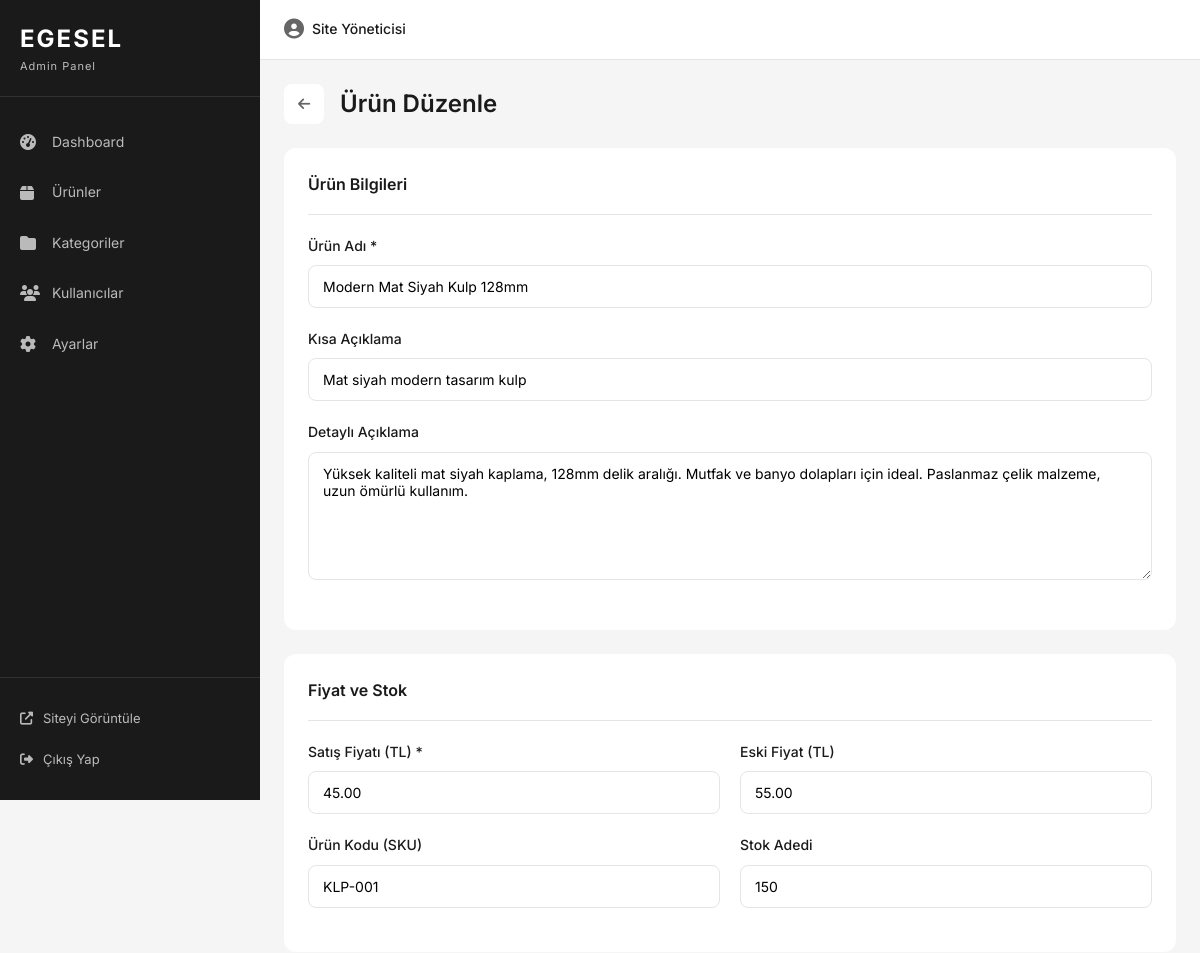
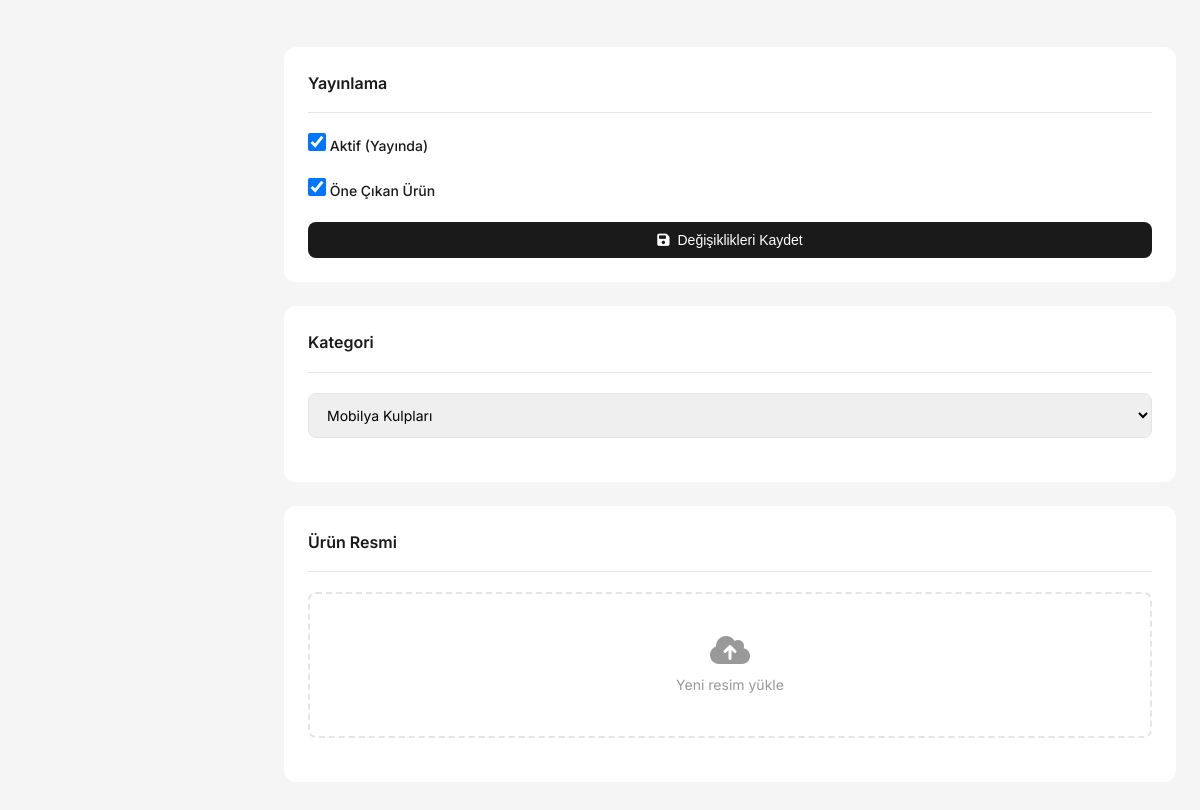
Screenshot of /admin/urun-duzenle.php?id=1 (signed in) with the database file from the repository (2 pictures, top to bottom).
### tables this page shows
CREATE TABLE IF NOT EXISTS products (
    id INT AUTO_INCREMENT PRIMARY KEY,
    name VARCHAR(255) NOT NULL,
    slug VARCHAR(255) NOT NULL UNIQUE,
    description TEXT,
    short_description VARCHAR(500),
    price DECIMAL(10, 2) NOT NULL,
    old_price DECIMAL(10, 2) DEFAULT NULL,
    sku VARCHAR(50) UNIQUE,
    stock INT DEFAULT 0,
    category_id INT,
    image VARCHAR(255),
    images TEXT,
    is_featured TINYINT(1) DEFAULT 0,
    is_active TINYINT(1) DEFAULT 1,
    view_count INT DEFAULT 0,
    created_at TIMESTAMP DEFAULT CURRENT_TIMESTAMP,
    updated_at TIMESTAMP DEFAULT CURRENT_TIMESTAMP ON UPDATE CURRENT_TIMESTAMP,
    FOREIGN KEY (category_id) REFERENCES categories(id) ON DELETE SET NULL
);

CREATE TABLE IF NOT EXISTS categories (
    id INT AUTO_INCREMENT PRIMARY KEY,
    name VARCHAR(100) NOT NULL,
    slug VARCHAR(100) NOT NULL UNIQUE,
    description TEXT,
    image VARCHAR(255),
    parent_id INT DEFAULT NULL,
    sort_order INT DEFAULT 0,
    is_active TINYINT(1) DEFAULT 1,
    created_at TIMESTAMP DEFAULT CURRENT_TIMESTAMP,
    updated_at TIMESTAMP DEFAULT CURRENT_TIMESTAMP ON UPDATE CURRENT_TIMESTAMP,
    FOREIGN KEY (parent_id) REFERENCES categories(id) ON DELETE SET NULL
);

### includes/functions.php (called while the page is built, shortened)
<?php
function e($string) {
    return htmlspecialchars($string, ENT_QUOTES, 'UTF-8');
}
?>

### admin/urun-duzenle.php (the view, shortened to what this page needs)
<?php
require_once 'includes/header.php';
$id = isset($_GET['id']) ? (int)$_GET['id'] : 0;
$stmt = $db->prepare("SELECT * FROM products WHERE id = ?");
$stmt->execute([$id]);
$product = $stmt->fetch();
$stmt = $db->query("SELECT * FROM categories WHERE is_active = 1 ORDER BY name");
$allCategories = $stmt->fetchAll();
?>
<div class="page-header">
    <div class="page-header-left">
        <a href="urunler.php" class="back-link"><i class="fas fa-arrow-left"></i></a>
        <h1>Ürün Düzenle</h1>
    </div>
</div>
<form method="POST" action="" enctype="multipart/form-data" class="admin-form">
    <div class="form-grid">
        <div class="form-main">
            <div class="admin-card">
                <h3>Ürün Bilgileri</h3>
                <div class="form-group">
                    <label for="name">Ürün Adı *</label>
                    <input type="text" id="name" name="name" required
                           value="<?php echo e($product['name']); ?>">
                </div>
                <div class="form-group">
                    <label for="short_description">Kısa Açıklama</label>
                    <input type="text" id="short_description" name="short_description" maxlength="500"
                           value="<?php echo e($product['short_description']); ?>">
                </div>
                <div class="form-group">
                    <label for="description">Detaylı Açıklama</label>
                    <textarea id="description" name="description" rows="6"><?php echo e($product['description']); ?></textarea>
                </div>
            </div>
            <div class="admin-card">
                <h3>Fiyat ve Stok</h3>
                <div class="form-row">
                    <div class="form-group">
                        <label for="price">Satış Fiyatı (TL) *</label>
                        <input type="number" id="price" name="price" step="0.01" min="0" required
                               value="<?php echo e($product['price']); ?>">
                    </div>
                    <div class="form-group">
                        <label for="old_price">Eski Fiyat (TL)</label>
                        <input type="number" id="old_price" name="old_price" step="0.01" min="0"
                               value="<?php echo e($product['old_price']); ?>">
                    </div>
                </div>
                <div class="form-row">
                    <div class="form-group">
                        <label for="sku">Ürün Kodu (SKU)</label>
                        <input type="text" id="sku" name="sku"
                               value="<?php echo e($product['sku']); ?>">
                    </div>
                    <div class="form-group">
                        <label for="stock">Stok Adedi</label>
                        <input type="number" id="stock" name="stock" min="0"
                               value="<?php echo e($product['stock']); ?>">
                    </div>
                </div>
            </div>
        </div>
        <div class="form-sidebar">
            <div class="admin-card">
                <h3>Yayınlama</h3>
                <div class="form-group">
                    <label class="checkbox-label">
                        <input type="checkbox" name="is_active" value="1" <?php echo $product['is_active'] ? 'checked' : ''; ?>>
                        <span>Aktif (Yayında)</span>
                    </label>
                </div>
                <div class="form-group">
                    <label class="checkbox-label">
                        <input type="checkbox" name="is_featured" value="1" <?php echo $product['is_featured'] ? 'checked' : ''; ?>>
                        <span>Öne Çıkan Ürün</span>
                    </label>
                </div>
                <button type="submit" class="btn btn-primary btn-block">
                    <i class="fas fa-save"></i> Değişiklikleri Kaydet
                </button>
            </div>
            <div class="admin-card">
                <h3>Kategori</h3>
                <div class="form-group">
                    <select name="category_id" id="category_id">
                        <?php foreach ($allCategories as $cat): ?>
                            <option value="<?php echo $cat['id']; ?>"
                                    <?php echo $product['category_id'] == $cat['id'] ? 'selected' : ''; ?>>
                                <?php echo e($cat['name']); ?>
                            </option>
                        <?php endforeach; ?>
                    </select>
                </div>
            </div>
            <div class="admin-card">
                <h3>Ürün Resmi</h3>
                <div class="form-group">
                    <div class="image-upload-area" id="imageUploadArea">
                        <i class="fas fa-cloud-upload-alt"></i>
                        <p>Yeni resim yükle</p>
                    </div>
                </div>
            </div>
        </div>
    </div>
</form>
<?php require_once 'includes/footer.php'; ?>

### assets/css/admin.css (style rules this page uses)
:root { --primary: #1a1a1a; --primary-light: #333333; --secondary: #c4a35a; --background: #f5f5f5; --surface: #ffffff; --text: #1a1a1a; --text-light: #666666; --text-muted: #999999; --border: #e5e5e5; --success: #22c55e; --error: #ef4444; --warning: #f59e0b; --info: #3b82f6; --sidebar-width: 260px; --topbar-height: 60px; --font-sans: 'Inter', -apple-system, BlinkMacSystemFont, sans-serif; --radius: 8px; --radius-lg: 12px; --shadow: 0 4px 6px rgba(0,0,0,0.07); --transition: all 0.3s ease; }
*, *::before, *::after { box-sizing: border-box; margin: 0; padding: 0; }
body.admin-body { font-family: var(--font-sans); font-size: 14px; line-height: 1.6; color: var(--text); background: var(--background); }
a { color: inherit; text-decoration: none; }
.page-header { display: flex; justify-content: space-between; align-items: center; margin-bottom: 24px; }
.page-header-left { display: flex; align-items: center; gap: 16px; }
.back-link { width: 40px; height: 40px; display: flex; align-items: center; justify-content: center; background: var(--surface); border-radius: var(--radius); color: var(--text-light); }
.page-header h1 { font-size: 24px; font-weight: 600; }
.admin-card { background: var(--surface); border-radius: var(--radius-lg); padding: 24px; margin-bottom: 24px; }
.admin-card h3 { font-size: 16px; font-weight: 600; margin-bottom: 20px; padding-bottom: 16px; border-bottom: 1px solid var(--border); }
.btn { display: inline-flex; align-items: center; justify-content: center; gap: 8px; padding: 10px 20px; font-size: 14px; font-weight: 500; border-radius: var(--radius); border: none; cursor: pointer; transition: var(--transition); }
.btn-primary { background: var(--primary); color: white; }
.btn-block { display: flex; width: 100%; }
.admin-form .form-group { margin-bottom: 20px; }
.admin-form label { display: block; margin-bottom: 8px; font-weight: 500; font-size: 14px; }
.admin-form input, .admin-form textarea, .admin-form select { width: 100%; padding: 12px 14px; border: 1px solid var(--border); border-radius: var(--radius); font-size: 14px; font-family: inherit; transition: var(--transition); }
.form-row { display: grid; grid-template-columns: 1fr 1fr; gap: 20px; }
.form-grid { display: grid; grid-template-columns: 1fr 340px; gap: 24px; }
.checkbox-label { display: flex; align-items: center; gap: 10px; cursor: pointer; }
.checkbox-label input[type="checkbox"] { width: 18px; height: 18px; cursor: pointer; }
.image-upload-area { display: flex; flex-direction: column; align-items: center; justify-content: center; padding: 40px; border: 2px dashed var(--border); border-radius: var(--radius); cursor: pointer; transition: var(--transition); position: relative; }
.image-upload-area i { font-size: 32px; color: var(--text-muted); margin-bottom: 8px; }
.image-upload-area p { font-size: 14px; color: var(--text-muted); }
@media (max-width: 1200px) { .form-grid { grid-template-columns: 1fr; } }

### rows the page displays
products: name "Modern Mat Siyah Kulp 128mm", short_description "Mat siyah modern tasarım kulp", description "Yüksek kaliteli mat siyah kaplama, 128mm delik aralığı. Mutfak ve banyo dolapları için ideal. Paslanmaz çelik malzeme, uzun ömürlü kullanım.", price "45.00", old_price "55.00", sku "KLP-001", stock "150", is_active "☑", is_featured "☑", category_id "Mobilya Kulpları"

### other values shown
$_SESSION['user_name'] "Site Yöneticisi"
